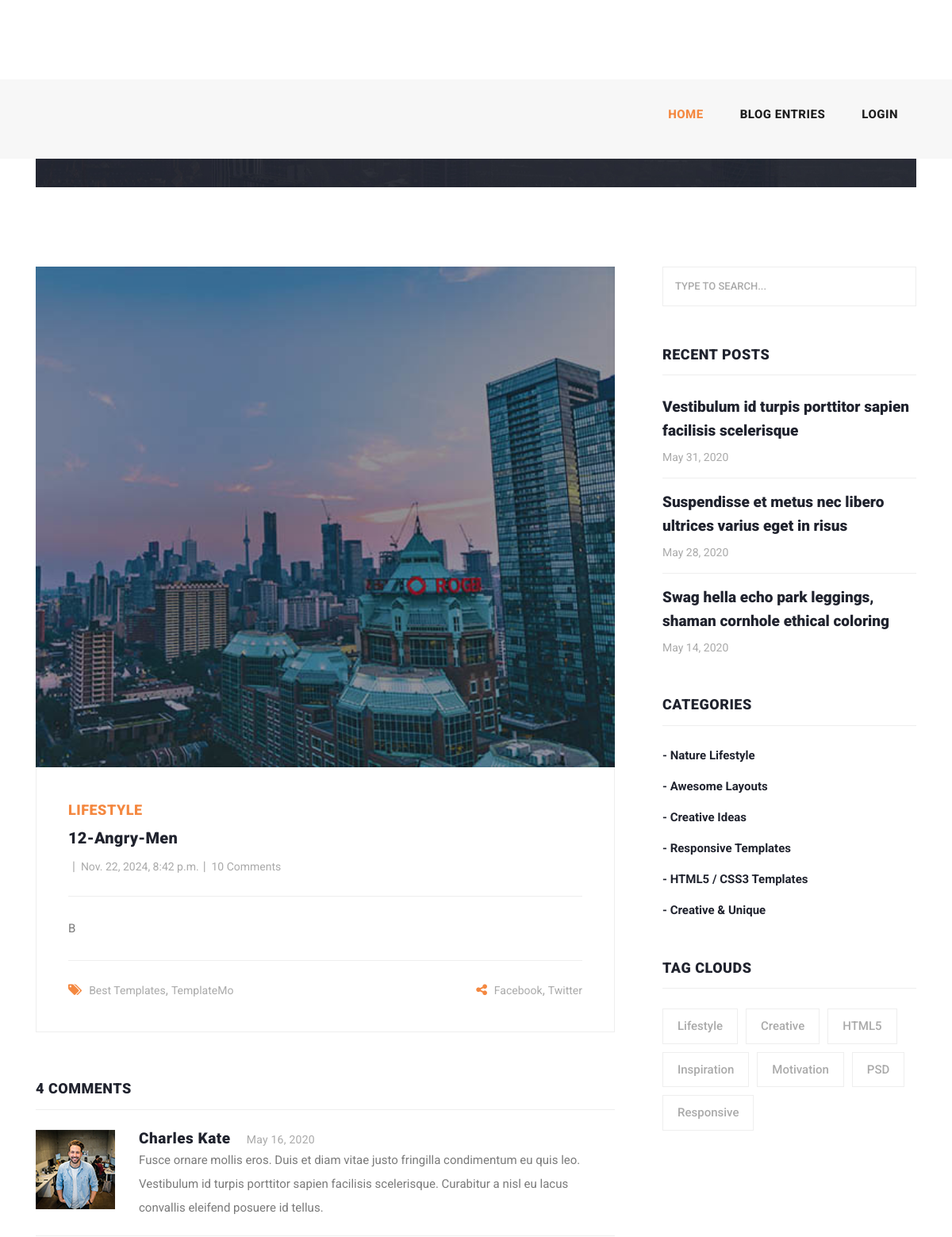
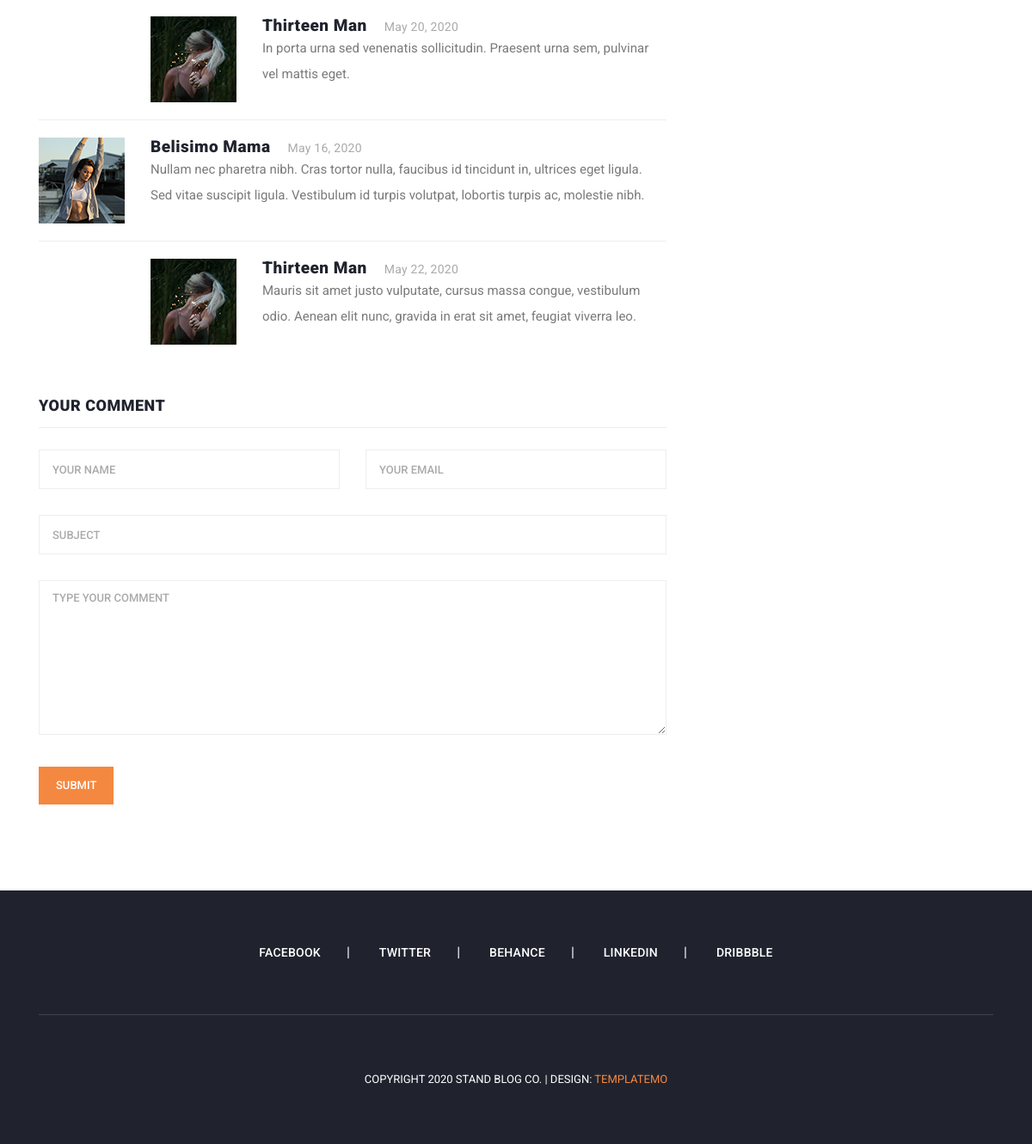
/articles/detail/12-angry-men, run on the app's committed database (2 pictures, top to bottom).
### blog/models.py (models this page shows, shortened)
class Article(models.Model):
    CHOICES = (
        ('A','PYTHON'),
        ('B','DJANGO')
    )
    author = models.ForeignKey(User, on_delete=models.CASCADE)
    category = models.ManyToManyField(Category)
    title = models.CharField(max_length=70,help_text='enter title',unique=True)
    body = models.TextField(choices=CHOICES)
    image = models.ImageField(upload_to='images/articles',unique_for_date='pop_date')
    created = models.DateTimeField(auto_now_add=True)
    updated = models.DateTimeField(auto_now=True)
    pop_date = models.DateField(default=timezone.now())
    floatfield = models.FloatField(default=0)
    myfile = models.FileField(null=True,upload_to='files/articles')
    status = models.BooleanField(default=False)
    objects = models.Manager()
    custom = ArticleManager()
    slug = models.SlugField(unique=True,null=True,blank=True)
    class Meta:
        ordering = ['-updated',]
        verbose_name = 'post'

### blog/views.py (the view)
# urls.py: path('detail/<slug:slug>', views.show,name='article_detail'),
def show(request,slug):
    article = get_object_or_404(Article,slug=slug)
    return  render(request, 'blog/article-details.html', context={'article':article})

### blog/templates/blog/article-details.html (shortened to what this page needs)
{% extends 'base.html' %}
{% load static %}
{% block content %}
    <section class="call-to-action">
      <div class="container">
        <div class="row">
          <div class="col-lg-12">
            <div class="main-content">
              <div class="row">
                <div class="col-lg-4">
                  <div class="main-button">
                    <a rel="nofollow" href="https://templatemo.com/tm-551-stand-blog" target="_parent">Download Now!</a>
                  </div>
                </div>
              </div>
            </div>
          </div>
        </div>
      </div>
    </section>
    <section class="blog-posts grid-system">
      <div class="container">
        <div class="row">
          <div class="col-lg-8">
            <div class="all-blog-posts">
              <div class="row">
                <div class="col-lg-12">
                  <div class="blog-post">
                    <div class="blog-thumb">
                      <img src="{{ article.image.url }}" alt="">
                    </div>
                    <div class="down-content">
                      <span>Lifestyle</span>
                      <a href="article-details.html"><h4>{{ article.title }}</h4></a>
                      <ul class="post-info">
                        <li><a href="#">{{ article.author.get_full_name }}</a></li>
                        <li><a href="#">{{ article.created}}</a></li>
                        <li><a href="#">10 Comments</a></li>
                      </ul>
                        <p>{{ article.body }}</p>
                      <div class="post-options">
                        <div class="row">
                          <div class="col-6">
                            <ul class="post-tags">
                              <li><i class="fa fa-tags"></i></li>
                              <li><a href="#">Best Templates</a>,</li>
                              <li><a href="#">TemplateMo</a></li>
                            </ul>
                          </div>
                          <div class="col-6">
                            <ul class="post-share">
                              <li><i class="fa fa-share-alt"></i></li>
                              <li><a href="#">Facebook</a>,</li>
                              <li><a href="#"> Twitter</a></li>
                            </ul>
                          </div>
                        </div>
                      </div>
                    </div>
                  </div>
                </div>
                <div class="col-lg-12">
                  <div class="sidebar-item comments">
                    <div class="sidebar-heading">
                      <h2>4 comments</h2>
                    </div>
                    <div class="content">
                      <ul>
                        <li>
                          <div class="author-thumb">
                            <img src="assets/images/comment-author-01.jpg" alt="">
                          </div>
                          <div class="right-content">
                            <h4>Charles Kate<span>May 16, 2020</span></h4>
                            <p>Fusce ornare mollis eros. Duis et diam vitae justo fringilla condimentum eu quis leo. Vestibulum id turpis porttitor sapien facilisis scelerisque. Curabitur a nisl eu lacus convallis eleifend posuere id tellus.</p>
                          </div>
                        </li>
                        <li class="replied">
                          <div class="author-thumb">
                            <img src="assets/images/comment-author-02.jpg" alt="">
                          </div>
                          <div class="right-content">
                            <h4>Thirteen Man<span>May 20, 2020</span></h4>
                            <p>In porta urna sed venenatis sollicitudin. Praesent urna sem, pulvinar vel mattis eget.</p>
                          </div>
                        </li>
                        <li>
                          <div class="author-thumb">
                            <img src="assets/images/comment-author-03.jpg" alt="">
                          </div>
                          <div class="right-content">
                            <h4>Belisimo Mama<span>May 16, 2020</span></h4>
                            <p>Nullam nec pharetra nibh. Cras tortor nulla, faucibus id tincidunt in, ultrices eget ligula. Sed vitae suscipit ligula. Vestibulum id turpis volutpat, lobortis turpis ac, molestie nibh.</p>
                          </div>
                        </li>
                        <li class="replied">
                          <div class="author-thumb">
                            <img src="assets/images/comment-author-02.jpg" alt="">
                          </div>
                          <div class="right-content">
                            <h4>Thirteen Man<span>May 22, 2020</span></h4>
                            <p>Mauris sit amet justo vulputate, cursus massa congue, vestibulum odio. Aenean elit nunc, gravida in erat sit amet, feugiat viverra leo.</p>
                          </div>
                        </li>
                      </ul>
                    </div>
                  </div>
                </div>
                <div class="col-lg-12">
                  <div class="sidebar-item submit-comment">
                    <div class="sidebar-heading">
                      <h2>Your comment</h2>
                    </div>
                    <div class="content">
                      <form id="comment" action="#" method="post">
                        <div class="row">
                          <div class="col-md-6 col-sm-12">
                            <fieldset>
                              <input name="name" type="text" id="name" placeholder="Your name" required="">
                            </fieldset>
                          </div>
                          <div class="col-md-6 col-sm-12">
                            <fieldset>
                              <input name="email" type="text" id="email" placeholder="Your email" required="">
                            </fieldset>
                          </div>
                          <div class="col-md-12 col-sm-12">
                            <fieldset>
                              <input name="subject" type="text" id="subject" placeholder="Subject">
                            </fieldset>
                          </div>
                          <div class="col-lg-12">
                            <fieldset>
                              <textarea name="message" rows="6" id="message" placeholder="Type your comment" required=""></textarea>
                            </fieldset>
                          </div>
                          <div class="col-lg-12">
                            <fieldset>
                              <button type="submit" id="form-submit" class="main-button">Submit</button>
                            </fieldset>
                          </div>
                        </div>
                      </form>
                    </div>
                  </div>
                </div>
              </div>
            </div>
          </div>
          <div class="col-lg-4">
            <div class="sidebar">
              <div class="row">
                <div class="col-lg-12">
                  <div class="sidebar-item search">
                    <form id="search_form" name="gs" method="GET" action="#">
                      <input type="text" name="q" class="searchText" placeholder="type to search..." autocomplete="on">
                    </form>
                  </div>
                </div>
                <div class="col-lg-12">
                  <div class="sidebar-item recent-posts">
                    <div class="sidebar-heading">
                      <h2>Recent Posts</h2>
                    </div>
                    <div class="content">
                      <ul>
                        <li><a href="article-details.html">
                          <h5>Vestibulum id turpis porttitor sapien facilisis scelerisque</h5>
                          <span>May 31, 2020</span>
                        </a></li>
                        <li><a href="article-details.html">
                          <h5>Suspendisse et metus nec libero ultrices varius eget in risus</h5>
                          <span>May 28, 2020</span>
                        </a></li>
                        <li><a href="article-details.html">
                          <h5>Swag hella echo park leggings, shaman cornhole ethical coloring</h5>
                          <span>May 14, 2020</span>
                        </a></li>
                      </ul>
                    </div>
                  </div>
                </div>
                <div class="col-lg-12">
                  <div class="sidebar-item categories">
                    <div class="sidebar-heading">
                      <h2>Categories</h2>
                    </div>
                    <div class="content">
                      <ul>
                        <li><a href="#">- Nature Lifestyle</a></li>
                        <li><a href="#">- Awesome Layouts</a></li>
                        <li><a href="#">- Creative Ideas</a></li>
                        <li><a href="#">- Responsive Templates</a></li>
                        <li><a href="#">- HTML5 / CSS3 Templates</a></li>
                        <li><a href="#">- Creative &amp; Unique</a></li>
                      </ul>
                    </div>
                  </div>
                </div>
                <div class="col-lg-12">
                  <div class="sidebar-item tags">
                    <div class="sidebar-heading">
                      <h2>Tag Clouds</h2>
                    </div>
                    <div class="content">
                      <ul>
                        <li><a href="#">Lifestyle</a></li>
                        <li><a href="#">Creative</a></li>
                        <li><a href="#">HTML5</a></li>
                        <li><a href="#">Inspiration</a></li>
                        <li><a href="#">Motivation</a></li>
                        <li><a href="#">PSD</a></li>
                        <li><a href="#">Responsive</a></li>
                      </ul>
                    </div>
                  </div>
                </div>
              </div>
            </div>
          </div>
        </div>
      </div>
    </section>
{% endblock %}

### data on the page
Article: image (picture), title "12-Angry-Men", created "Nov. 22, 2024, 8:42 p.m.", body "B"
